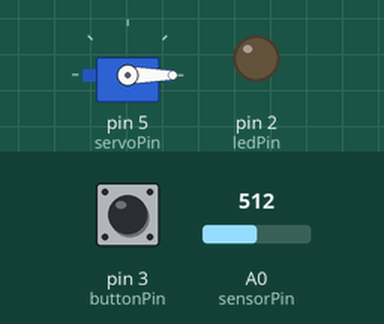
Bench run of a sketch on a simulated Arduino Uno, built with avr-gcc and run on an emulated ATmega328P. On the bench: servo, output pins drawn as LEDs (lit = HIGH). Inputs (shaded band) come from the test bench; at power-on: A0 (sensorPin) = 512, pin 3 (buttonPin) LOW. What the sketch prints to the serial monitor is not drawn.

Above: at 1.2 s.
1.3 s: A0 (sensorPin) set to 733
2.8 s: A0 (sensorPin) set to 767
At 3.1 s:
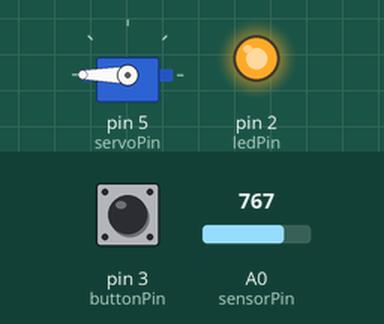
4.3 s: A0 (sensorPin) set to 740
At 5.4 s:
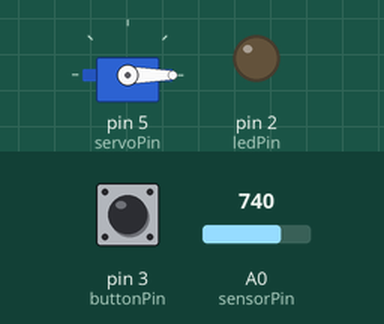
5.8 s: pin 3 (buttonPin) pulled HIGH for 0.15 s
At 5.88 s:
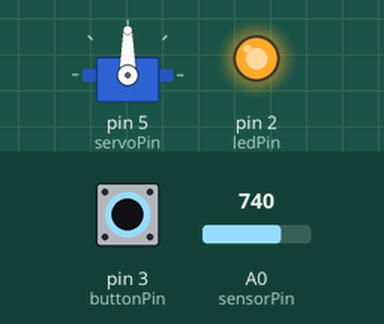
7.4 s: pin 3 (buttonPin) pulled HIGH for 3.2 s
At 11.5 s:
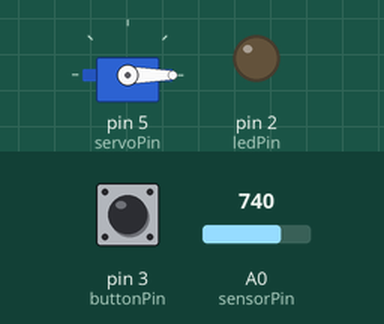
Timing chart, 0 to 13.0 s (numbered marks = the images above; inputs shaded):
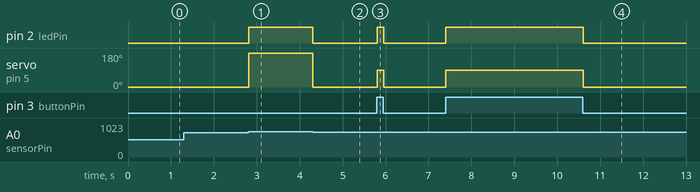

The sketch:

sketch_160327LEDButtonLightSensorServo.ino
```cpp
#include <Servo.h>

int ledPin = 2;
int buttonPin = 3;
int sensorPin = A0;
int servoPin = 5;
Servo servo;

void setup() {
  // put your setup code here, to run once:
  pinMode(ledPin, OUTPUT); //ledPin setup
  pinMode(buttonPin, INPUT); //buttonPin setup
  pinMode(sensorPin, INPUT);
  servo.attach(servoPin);
  servo.write(0);

  Serial.begin(9600); //serial communication setup
}

void loop() {
  // put your main code here, to run repeatedly:
  int buttonState = digitalRead(buttonPin); //read the state of buttonPinlo o9;
  int sensorValue = analogRead(sensorPin);

  //  Serial.println(buttonState); //print buttonPin state through serial
  Serial.println(sensorValue);

  if (sensorValue > 750) {
    digitalWrite(ledPin, HIGH);
    servo.write(180);
  } else if ( buttonState == 1 ) {
    digitalWrite(ledPin, HIGH);
    servo.write(90);
  }
  else {
    digitalWrite(ledPin, LOW);
    servo.write(0);
  }
}
```

Measured:
- the behaviour switches between 750 and 751 on A0 (sensorPin) (found by bisection; images 0 and 1)
- after the input at 2.8 s, pin 2 (ledPin): LOW → HIGH at once; servo on pin 5 (servoPin): 0° → 180° at once
- after the input at 4.3 s, pin 2 (ledPin): HIGH → LOW at once; servo on pin 5 (servoPin): 180° → 0° at once
- after the input at 5.8 s, pin 2 (ledPin): LOW → HIGH at once, → LOW 0.15 s later; servo on pin 5 (servoPin): 0° → 90° at once, → 0° 0.15 s later
- after the input at 7.4 s, pin 2 (ledPin): LOW → HIGH at once, → LOW 3.2 s later; servo on pin 5 (servoPin): 0° → 90° at once, → 0° 3.2 s later
